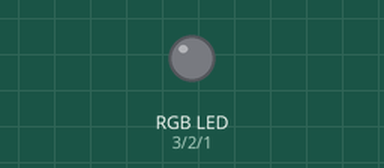
Recording of a sketch running on a simulated Arduino Uno, built with avr-gcc and run on an emulated ATmega328P. Parts: an RGB LED mixed from three pins (HIGH = lit).

Above: at 0.06 s.
At 19.5 s:
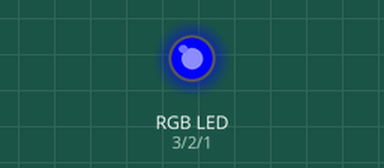
At 34.57 s:
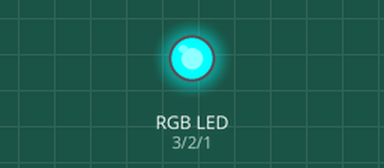
At 39.73 s:
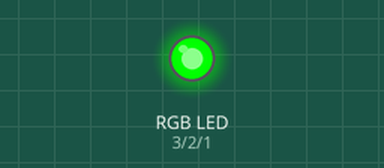
Timing chart, 0 to 40.0 s (numbered marks = the images above):
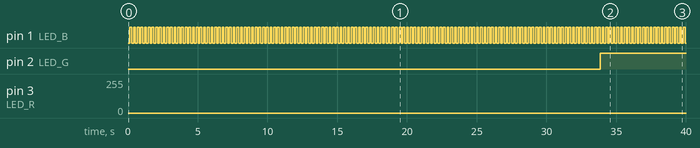

Measured:
- by itself, pin 1 (LED_B): alternates HIGH for 0.13 s and LOW for 0.13 s
- by itself, pin 2 (LED_G): LOW → HIGH at 33.9 s

The sketch:

6.ino
```cpp
#define LED_R 3   // Pin para el LED rojo
#define LED_G 2   // Pin para el LED verde
#define LED_B 1   // Pin para el LED azul

void setup() {
  pinMode(LED_R, OUTPUT);
  pinMode(LED_G, OUTPUT);
  pinMode(LED_B, OUTPUT);
}

void loop() {
  for (int rojo = 0; rojo <= 255; rojo++) {
    for (int verde = 0; verde <= 255; verde++) {
      for (int azul = 0; azul <= 255; azul++) {
        analogWrite(LED_R, rojo);
        analogWrite(LED_G, verde);
        analogWrite(LED_B, azul);

        delay(1);
      }
    }
  }
}
```
